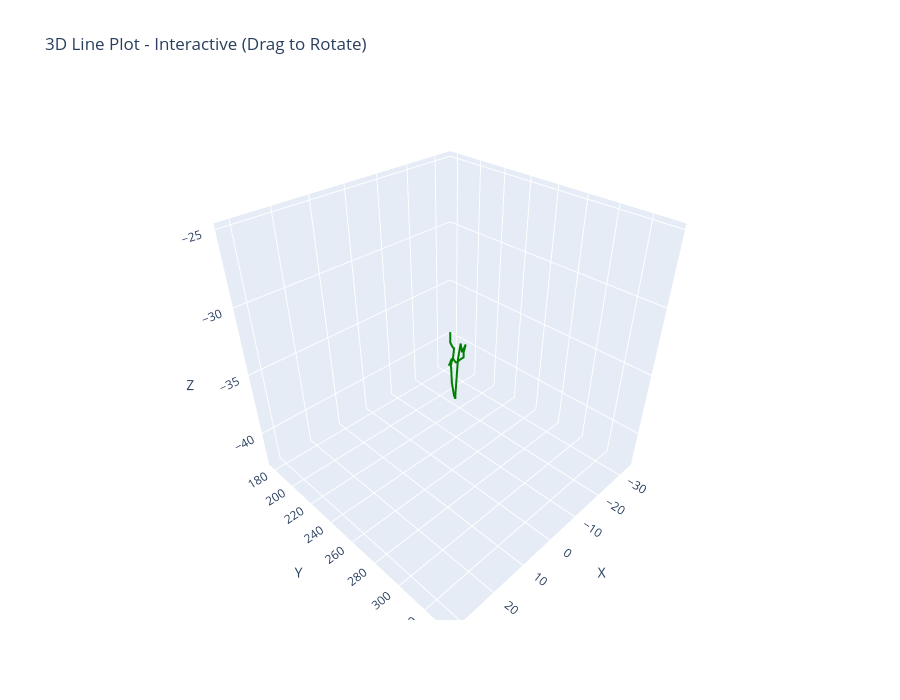

Notebook source saved alongside this figure:
### Code cell
import plotly.graph_objects as go

# Create 3D line plot with Plotly
fig = go.Figure(data=[go.Scatter3d(
    x=sample.iloc[:, 0],
    y=sample.iloc[:, 1],
    z=sample.iloc[:, 2],
    mode='lines',
    line=dict(color='green', width=4)
)])

fig.update_layout(
    title='3D Line Plot - Interactive (Drag to Rotate)',
    scene=dict(
        xaxis_title='X',
        yaxis_title='Y',
        zaxis_title='Z'
    ),
    width=900,
    height=700
)

fig.show()

### Figure 1 — Plotly figure (JSON) as saved in the notebook; plotly's stock layout.template omitted (floating-point values rounded to 4 significant figures)
{"data": [{"line": {"color": "green", "width": 4}, "mode": "lines", "type": "scatter3d", "x": [31.43, 31.43, 31.44, 31.45, 31.46, 31.42, 31.34, 31.26, 31.09, 30.84, 30.71, 29.77, 28.74, 25.69, 23.38, 15.84, 10.96, 6.75, -0.6889, -8.83, -12.18, -15.96, -21.25, -22.64, -26.14, -27.99, -30.85, -31.98, -33.52, -33.57, -33.56, -33.53, -33.53, -33.49, -33.46], "y": [332.2, 332.3, 332.5, 332.6, 332.7, 332.8, 333.0, 333.0, 333.1, 333.2, 333.1, 332.4, 331.5, 326.0, 321.5, 304.4, 294.6, 282.7, 264.6, 243.8, 234.1, 225.2, 211.4, 205.9, 196.8, 192.1, 186.0, 184.9, 182.5, 181.4, 180.0, 179.4, 178.4, 178.3, 177.9], "z": [-25.45, -25.45, -25.45, -25.45, -25.44, -25.42, -25.34, -25.27, -25.18, -25.2, -25.26, -25.59, -25.64, -26.25, -26.76, -28.37, -29.05, -30.72, -32.02, -35.43, -39.44, -41.09, -42.41, -41.67, -41.09, -41.56, -41.83, -41.69, -40.88, -40.96, -40.82, -40.72, -40.57, -39.53, -39.61]}], "layout": {"height": 700, "scene": {"xaxis": {"title": {"text": "X"}}, "yaxis": {"title": {"text": "Y"}}, "zaxis": {"title": {"text": "Z"}}}, "title": {"text": "3D Line Plot - Interactive (Drag to Rotate)"}, "width": 900}}
